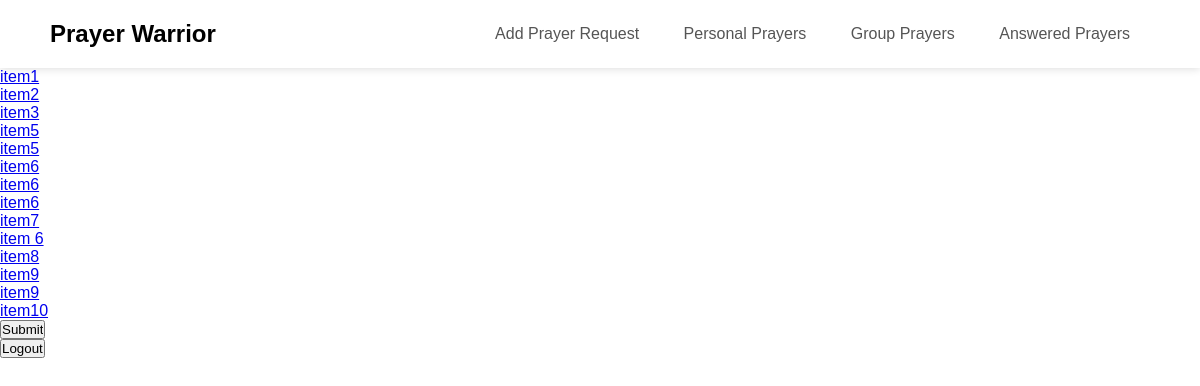
Page /app/personal-prayer/ (signed in) on the earlier database version.
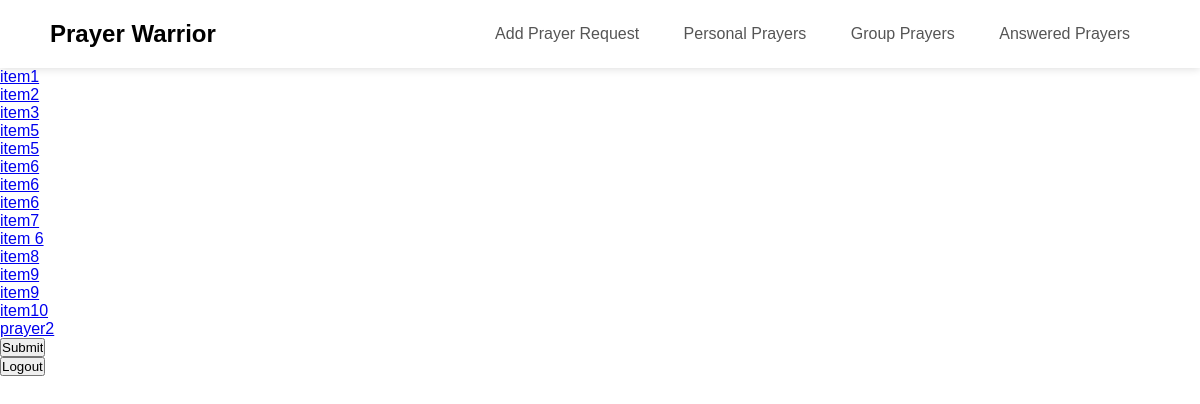
Same page on the later database version.
### app/models.py (models this page shows, shortened)
class Item(models.Model):
    item_name = models.TextField()
    user = models.ForeignKey(User, on_delete=models.CASCADE)

### app/views.py (the view)
# urls.py: path("personal-prayer/", views.PersonalPrayerView.as_view(), name="personal-prayer"),
class PersonalPrayerView(LoginRequiredMixin, generic.ListView):
    model = Item
    login_url = reverse_lazy("login")
    template_name = "app/personal-prayer.html"
    def get_context_data(self, **kwargs):
        context = super().get_context_data(**kwargs)
        context["item_list"] = self.model.objects.filter(user=self.request.user)
        return context

### app/templates/app/personal-prayer.html (shortened to what this page needs)
{% extends "app/navbar.html" %}
{% block content %}
{% if item_list %}
    <ul>
    {% for item in item_list %}
        <li><a href="{% url 'app:detail' item.id %}">{{ item.item_name }}</a></li>
    {% endfor %}
    </ul>
{% else %}
    <p>No items</p>
{% endif %}
<form action="{% url 'app:personal-prayer' %}" method="post">
<input type="submit">
</form>
<form action="{% url 'logout' %}" method="post">
    <input type="submit" value="Logout">
</form>
{% endblock %}

Differences in the rows shown:
added Item: item_name "prayer2"
